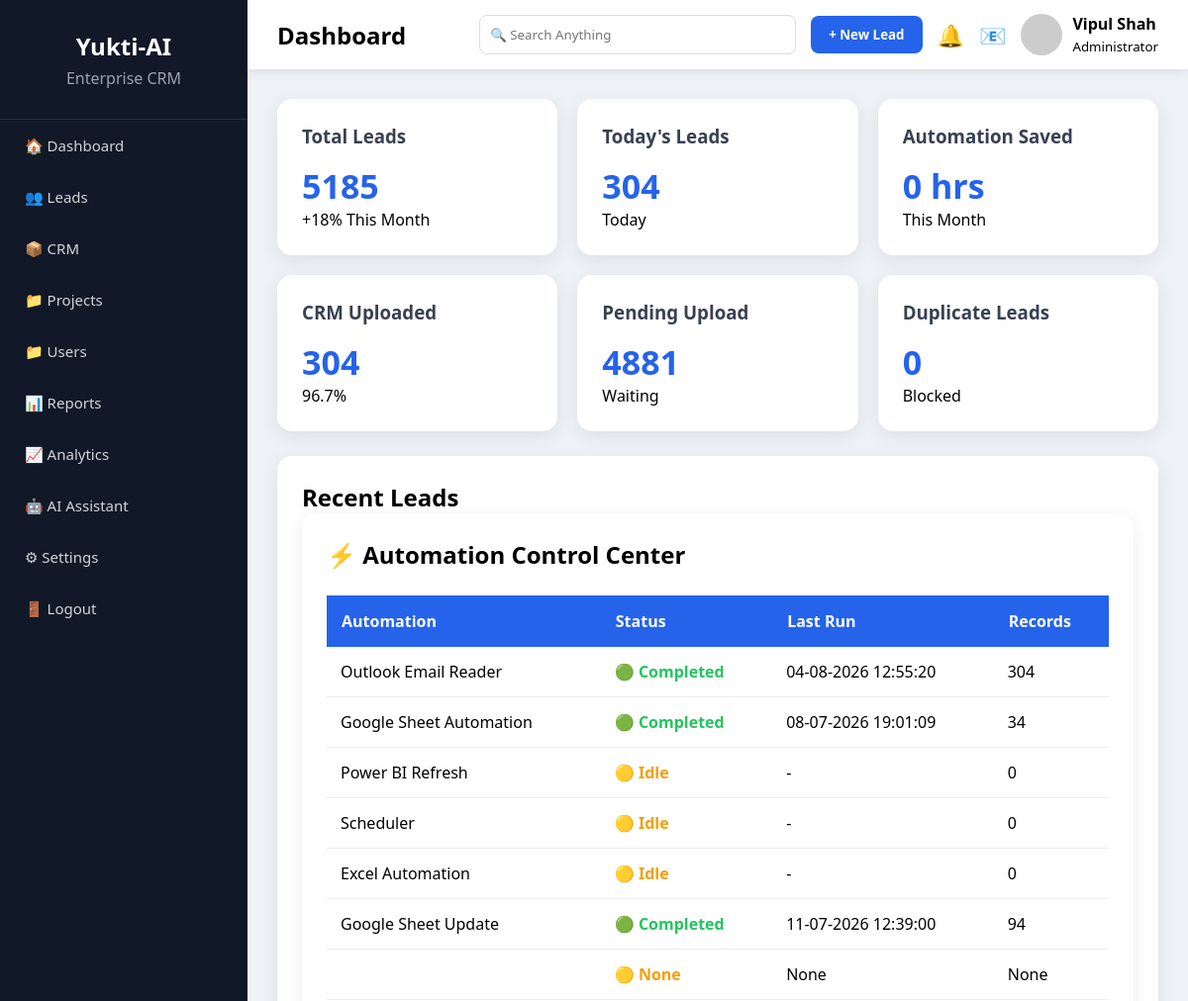
Before: / (upper part) with the older database file.
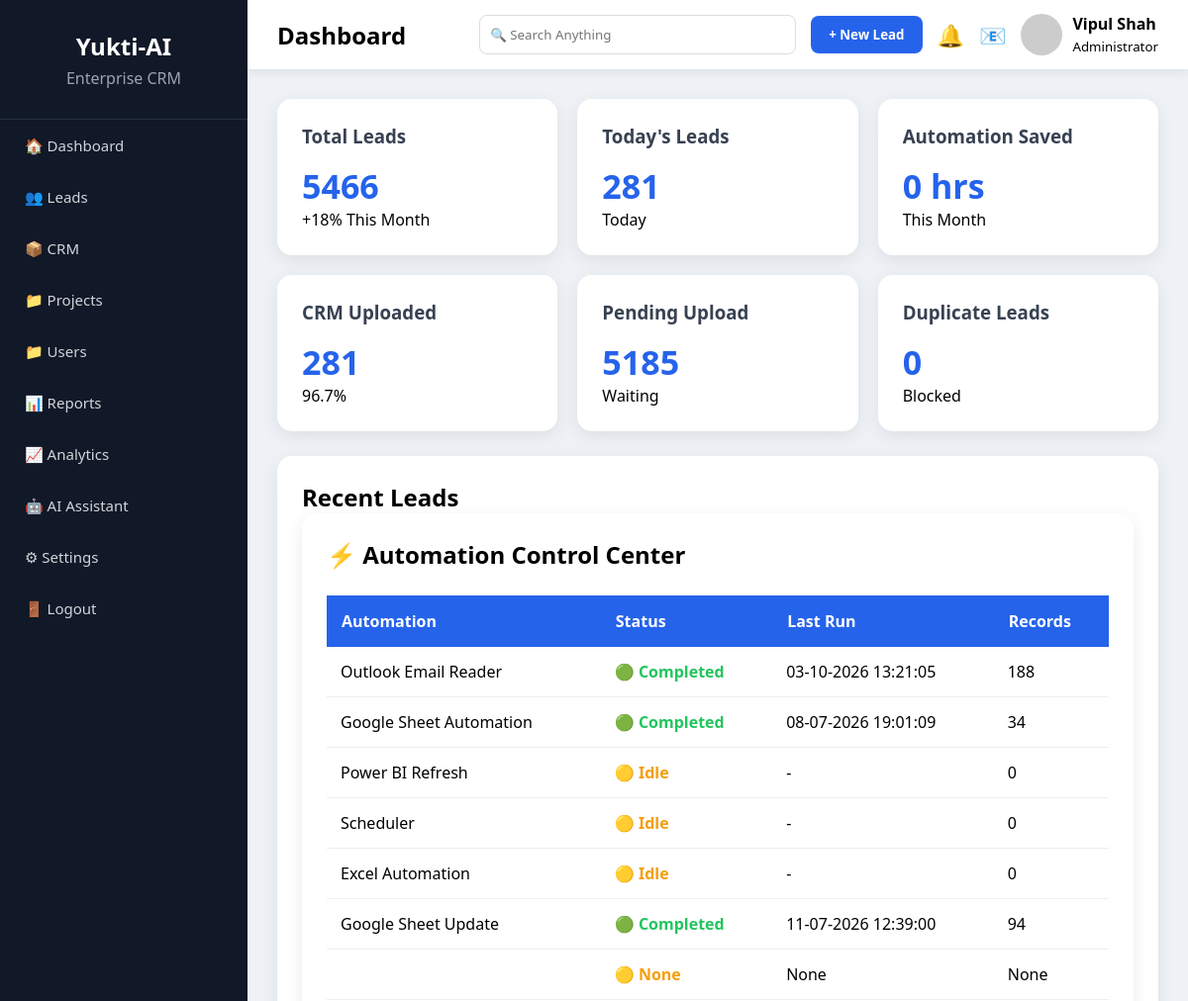
After: the same page with the newer database file.
### tables this page shows
CREATE TABLE dashboard_summary (
    id INTEGER PRIMARY KEY,
    total_leads INTEGER,
    today_leads INTEGER,
    automation_hours REAL,
    crm_uploaded INTEGER,
    pending_upload INTEGER,
    duplicate_leads INTEGER,
    last_updated TEXT
);

CREATE TABLE automation_modules(
            module_name TEXT PRIMARY KEY,
            status TEXT,last_run TEXT,records INTEGER,success INTEGER,
            failed INTEGER,duration TEXT,version TEXT,health INTEGER,
            machine TEXT,enabled INTEGER);

### Mobile_Control.py (the view)
@app.route("/")
def dashboard():
    modules = engine.get_all()
    conn = sqlite3.connect(DB_PATH)
    conn.row_factory = sqlite3.Row
    cur = conn.cursor()
    cur.execute("SELECT * FROM dashboard_summary WHERE id=1")
    summary = cur.fetchone()
    conn.close()
    print("=" * 60)
    print("Dashboard Refresh")
    print(modules)
    print(summary)
    print("=" * 60)
    return render_template(
        "dashboard.html",
        modules=modules,
        summary=dict(summary)
    )

### Yukti_Mobile/Core/automation_engine.py (called while the page is built)
    def _connect(self):
        print("=" * 60)
        print("Automation Engine DB :", self.db)
        print("=" * 60)
        return sqlite3.connect(self.db)

    def get_all(self):
        conn=self._connect();conn.row_factory=sqlite3.Row
        cur=conn.cursor();cur.execute('SELECT * FROM automation_modules')
        rows=[dict(x) for x in cur.fetchall()]
        conn.close()
        return {r['module_name']:r for r in rows}

### templates/dashboard.html (shortened to what this page needs)
{% extends "base.html" %}
{% block content %}
{% include "components/cards.html" %}
<div class="tablebox">
<h2>Recent Leads</h2>
{% include "components/automation_status.html" %}
</div>
{% endblock %}

### templates/components/cards.html
<div class="cards">
<div class="card">
<h3>Total Leads</h3>
<h1>{{ summary.total_leads }}</h1>
<p>+18% This Month</p>
</div>
<div class="card">
<h3>Today's Leads</h3>
<h1>{{ summary.today_leads }}</h1>
<p>Today</p>
</div>
<div class="card">
<h3>Automation Saved</h3>
<h1>{{ "%.0f"|format(summary.automation_hours) }} hrs</h1>
<p>This Month</p>
</div>
<div class="card">
<h3>CRM Uploaded</h3>
<h1>{{ summary.crm_uploaded }}</h1>
<p>96.7%</p>
</div>
<div class="card">
<h3>Pending Upload</h3>
<h1>{{ summary.pending_upload }}</h1>
<p>Waiting</p>
</div>
<div class="card">
<h3>Duplicate Leads</h3>
<h1>{{ summary.duplicate_leads }}</h1>
<p>Blocked</p>
</div>
</div>

### templates/components/automation_status.html
<div class="tablebox">
<h2>⚡ Automation Control Center</h2>
<table>
<tr>
    <th>Automation</th>
    <th>Status</th>
    <th>Last Run</th>
    <th>Records</th>
</tr>
{% for name, module in modules.items() %}
<tr>
    <td>{{ module.module_name }}</td>
    <td>
        {% if module.status == "Running" %}
            <span class="green">🟢 Running</span>
        {% elif module.status == "Completed" %}
            <span class="green">🟢 Completed</span>
        {% elif module.status == "Error" %}
            <span class="red">🔴 Error</span>
        {% else %}
            <span class="yellow">🟡 {{ module.status }}</span>
        {% endif %}
    </td>
    <td>{{ module.last_run }}</td>
    <td>{{ module.records }}</td>
</tr>
{% endfor %}
</table>
</div>

Changed rows visible on the page:
changed dashboard_summary: total_leads "5185" → "5466"; today_leads "304" → "281"; crm_uploaded "304" → "281"; pending_upload "4881" → "5185"
changed automation_modules "Outlook Email Reader": last_run "04-08-2026 12:55:20" → "03-10-2026 13:21:05"; records "304" → "188"
